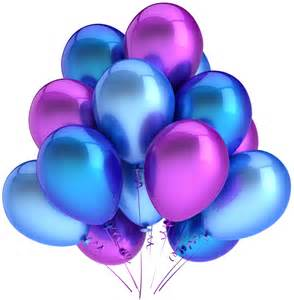
#> input picture Class 12/balloons.png, 294 x 300 px
$ jupyter execute 'Lecture 12 images.ipynb'   (Python 2 division)
#> lines starting #> are read from the running program, lines starting #| are printed output that depends on the picture
[cell 1]
from PIL import Image

## Things to recall from last class

<pre>How to do a 2-dimensional iteration through an image
How to read a pixel’s color value and store it in a tuple
How to write a pixel’s color value
How to create a function to process an image globally (invert, lighten, darken)
define a function to process the each pixel by scanning every row and column
move each pixel’s color closer or farther to end of range (0, 255)
How processes pixels conditionally   by test (r,g,b) value and do something based on that
How to return the image from the function?</pre>
Look for these answers as you recall what we did last time:

#### Modfy each pixel Template
Use the following function template for modifying all the pixels in an image.  Note that modify doesn't realy modify.

[cell 2]
def modify(pngimage):  #not really modifying, but just making sure we have the right form
    for x in range(pngimage.size[0]):  #go through each x value for pixel horizontally
        for y in range(pngimage.size[1]):  #go through each y values for pixel vertically
            (r, g, b) = pngimage.getpixel((x,y))   # grab the pixel color from a location x,y
            pngimage.putpixel((x, y), (r, g, b))   #put the pixel color back in the same location x,y

[cell 3]
ourimage = Image.open('balloons.png') #open an image
#> ourimage is the input picture: PIL image 294x300 RGB; mean R, G, B 170.8, 172.4, 228.9

[cell 4]
modify(ourimage)  #run our 'not'-modify function

[cell 5]
ourimage.save('ourballoons.png')  #save out the imag

We expect that this image is the ame as the one we opened. if it is, that means the loops for processing all the pixels works correctly and the getpixel and putpixel functions work correctly.

#### Lighten - move pixels closer to 255,255,255 (all white)

[cell 6]
def lighten(pngimage):  #now we decide to lighten
    for x in range(pngimage.size[0]):
        for y in range(pngimage.size[1]):
            (r, g, b) = pngimage.getpixel((x,y))
            pngimage.putpixel((x, y), (r + 64, g + 64, b + 64))

[cell 7]
lighten(ourimage)
ourimage.save('lightenedballoons.png')
ourimage = Image.open('balloons.png')

#### Darken - move pixels closer to 0,0,0

[cell 8]
def darken(pngimage):  #now we decide to lighten
    for x in range(pngimage.size[0]):
        for y in range(pngimage.size[1]):
            (r, g, b) = pngimage.getpixel((x,y))
            pngimage.putpixel((x, y), (r - 64, g - 64, b - 64))
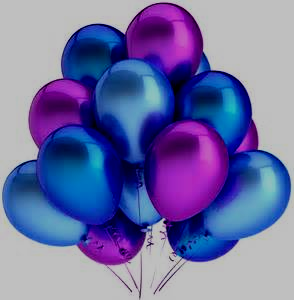
#> pngimage: PIL image 294x300 RGB; mean R, G, B 111, 111.2, 164.9

[cell 9]
darken(ourimage)
ourimage.save('darkenedballoons.png')

#### putpixel is 'forgiving'-- it doesn't complain if the values given to it are outside the acceptable range.
Note there was no error in the lighten or darken functions even though the pixel values must have become out of range
This is an example of __'saturation aritmetic'__ - the supplied values are bounded (0,255)
Putpixel will simply use the maximum or minumum value that it can handle.

[cell 10]
#now lets generalize to handle transparency
def lighten(pngimage):  #now we decide to lighten
    for x in range(pngimage.size[0]):
        for y in range(pngimage.size[1]):
            (r, g, b) = pngimage.getpixel((x,y))[:3]
            newcolor = (r + 64, g + 64, b + 64)
            alpha = pngimage.getpixel((x,y))[3:]
            pngimage.putpixel((x, y),(newcolor+alpha) )

[cell 11]
ourimage = Image.open('cake.png') #choose an image with transparency
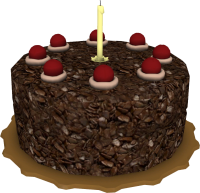
#> input picture Class 12/cake.png, 200 x 193 px
#> ourimage is the input picture: PIL image 200x193 RGBA; mean R, G, B, A 50.5, 32.8, 21.6, 166.5

[cell 12]
lighten(ourimage)
#> after the loop in lighten, `for x in range(pngimage.size[0]):`:
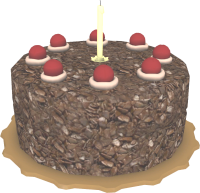
#> pngimage: PIL image 200x193 RGBA; mean R, G, B, A 113.9, 96.5, 85.6, 166.5; transparent parts drawn white

[cell 13]
ourimage.save('lightcake.png')

#### Darken modified to handle Alpha

[cell 14]
def darken(pngimage):
    for x in range(pngimage.size[0]):
        for y in range(pngimage.size[1]):
            (r, g, b) = pngimage.getpixel((x,y))[:3]
            newcolor = (r - 64, g - 64, b - 64)
            alpha = pngimage.getpixel((x,y))[3:]
            pngimage.putpixel((x, y),(newcolor+alpha) )

[cell 15]
ourimage = Image.open('cake.png')
darken(ourimage)
ourimage.save('darkcake.png')

[cell 16]
255*3/2.0

[cell 17]
#great, now we can do something more sophisticated, like
#incrase contrast by
#increase/decrease RGB based on the initial pixel value
#For each pixel
#   IF R+G+B > 255*3/2 then the pixel should be lightened
#   IF R+G+B < 382.5 then the pixel should be lightened

[cell 18]
def contrast(pngimage):  #now we decide to lighten
    for x in range(pngimage.size[0]):
        for y in range(pngimage.size[1]):
            (r, g, b) = pngimage.getpixel((x,y))[:3]
            if (r + g + b) > 382.5:
                newcolor = (r + 64, g + 64, b + 64)
            else:
                newcolor = (r - 64, g - 64, b - 64)
            alpha = pngimage.getpixel((x,y))[3:]
            pngimage.putpixel((x, y),(newcolor+alpha) )
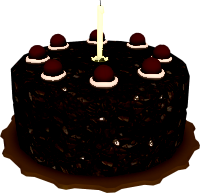
#> pngimage: PIL image 200x193 RGBA; mean R, G, B, A 17.3, 9.7, 6.6, 166.5; transparent parts drawn white

[cell 19]
ourimage = Image.open('cake.png')
contrast(ourimage)
ourimage.save('contrastcake.png')

[cell 20]
ourimage = Image.open('balloons.png')
contrast(ourimage)
#> after the loop in contrast (call 2), `for x in range(pngimage.size[0]):`:
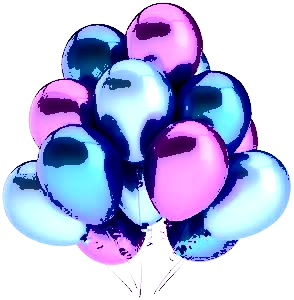
#> pngimage: PIL image 294x300 RGB; mean R, G, B 184.5, 185.8, 224.7
ourimage.save('contrastballoons.png')

[cell 21]
#and now we've learned how to iterate over each pixel
#so now lets try flipping pixels


 #Horizontal flip, we want the left pixels to swap with the right

[cell 22]
def hflip(pngimage):
    width = pngimage.size[0]
#> width = 294
    for x in range(width):
        for y in range(pngimage.size[1]):
            left = pngimage.getpixel((x,y))
            right = pngimage.getpixel(( width-x-1, y)) #note width-1 is right edge
            pngimage.putpixel((x,y),right)
            pngimage.putpixel( ( width - x - 1, y), left)
    #print 'done'

[cell 23]
ourimage = Image.open('balloons.png')

[cell 24]
hflip(ourimage)

[cell 25]
ourimage.save('flippedballoons.png')

[cell 26]
#whoops need to go back and save it
def hflip(pngimage):
    width = pngimage.size[0]
#> width = 294
    for x in range(width/2):  #note we will only process half of the image
        for y in range(pngimage.size[1]):
            left = pngimage.getpixel((x,y))
            right = pngimage.getpixel(( width-x-1, y)) #note width-1 is right edge
            pngimage.putpixel((x,y),right)
            pngimage.putpixel( ( width - x - 1, y), left)
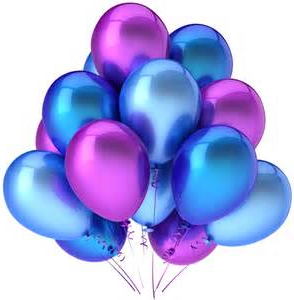
#> pngimage: PIL image 294x300 RGB; mean R, G, B 170.8, 172.4, 228.9

[cell 27]
ourimage = Image.open('balloons.png')
hflip(ourimage)
ourimage.save('reallyflippedballoons.png')

[cell 28]
ourimage = Image.open('cake.png')
hflip(ourimage)
#> after the loop in hflip (call 2), `for x in range(width/2):`:
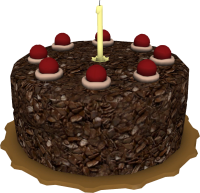
#> pngimage: PIL image 200x193 RGBA; mean R, G, B, A 50.5, 32.8, 21.6, 166.5; transparent parts drawn white
ourimage.save('flippedcake.png')

[cell 29]
#great now try vertical flip
def vflip(pngimage):
    height = pngimage.size[1]
#> height = 300
    for x in range(pngimage.size[0]):
        for y in range(int(height/2)):
            top = pngimage.getpixel((x,y))
            bottom = pngimage.getpixel(( x, height - y - 1)) #note height-1 is bottom edge
            pngimage.putpixel((x,y),bottom)
            pngimage.putpixel( (x, height - y - 1 ), top)
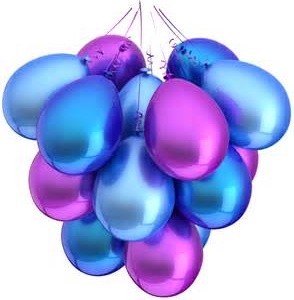
#> pngimage: PIL image 294x300 RGB; mean R, G, B 170.8, 172.4, 228.9

[cell 30]
ourimage = Image.open('balloons.png')
vflip(ourimage)
ourimage.save('upsidedownballoons.png')

[cell 31]
ourimage = Image.open('cake.png')
vflip(ourimage)
#> after the loop in vflip (call 2), `for x in range(pngimage.size[0]):`:
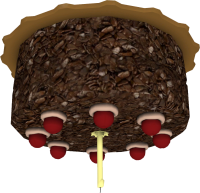
#> pngimage: PIL image 200x193 RGBA; mean R, G, B, A 50.5, 32.8, 21.6, 166.5; transparent parts drawn white
ourimage.save('upsidedowncake.png')

### Animating a flip

[cell 32]
### Our original flip from Monday
def flipxy(pngimage):
    print pngimage.size
    width = pngimage.size[0]
    height = pngimage.size[1]
    newimage = Image.new('RGB',(height,width),'white')
    count = 0    #make a variable to count each iteration step
    for y in range(height):
        for x in range(width):
            newpixel = pngimage.getpixel((x,y))
            newimage.putpixel((height-y-1,width-x-1),newpixel)
            newimage.save( str(count)+".png") #save each iteration as a new file
            count+=1 #increment the counter
    pngimage = newimage
    return newimage

[cell 33]
## What's happening- let's animate it

[cell 34]
#make a tiny, non square image
test = Image.new('RGB',(3,5),'white')
for x in range(3):
    for y in range(5):
        if (x+y)%2 == 0:
            test.putpixel((x,y),(x*60,y*60,(x+y)*30))

test.save('original.png')
test.show() #see your image
## You might have to ZOOM in to see each little pixel

[cell 35]
def flip90(pngimage):
    print pngimage.size
    width = pngimage.size[0]
    height = pngimage.size[1]
    newimage = Image.new('RGB',(height,width),'white')
    count = 0    #make a variable to count each iteration step
    for y in range(height):
        for x in range(width):
            newpixel = pngimage.getpixel((x,y))
            newimage.putpixel((height-y-1,width-x-1),newpixel)
            newimage.save( str(count)+".png") #save each iteration as a new file
            count+=1 #increment the counter
    pngimage = newimage
    return newimage

test = flip90(test)

[cell 36]
#You can check the directory and look at the sequential images
width = test.size[0]
height = test.size[1]
count =0
animations = Image.new('RGB', (5*22,height*2),'lightpink') #create a big image to display our frames
animations.paste(Image.open('original.png'),(0,0))  #show the original frame
for i in range(width*height):
    frame = Image.open(str(count)+'.png')  #find every numbered image that we saved
    animations.paste(frame,((i*(height+3)),height+1)) #paste it into a bigger image
    count += 1

animations    #looks like frames were saved

[cell 37]
animations.resize((animations.size[0]*10,animations.size[1]*10)) #resize so each frame is big
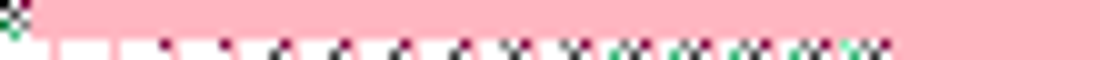
#> Out: PIL image 1100x60 RGB; mean R, G, B 243.3, 187.5, 196.4
